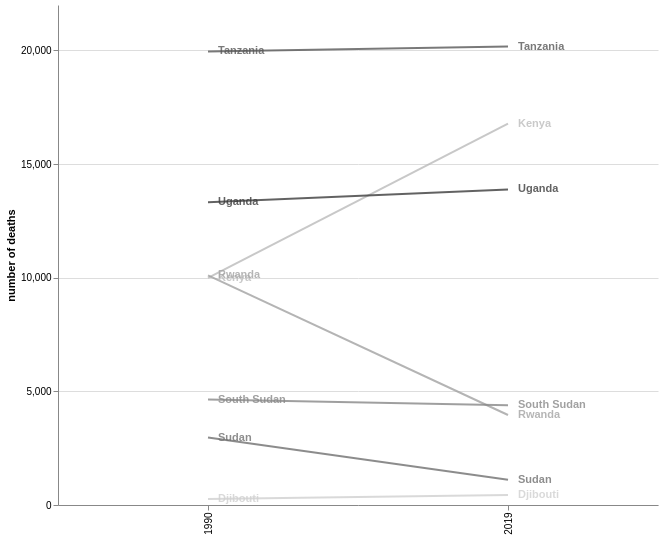

Notebook cell for this chart:
### Code cell
ea_deaths = alt.Chart(ea_tb_deaths[(ea_tb_deaths.Year == ea_tb_deaths.Year.min()) | (ea_tb_deaths.Year == ea_tb_deaths.Year.max())]).mark_line().encode(
    alt.X('Year:O', title=""),
    alt.Y('TB Deaths', title="number of deaths", axis=alt.Axis(tickCount=4)),
    alt.Color('Entity:N', scale=alt.Scale(scheme="greys"), legend=None),
    alt.OpacityValue(0.8)).properties(width={"step":300},height=500)

labelna = ea_deaths.mark_text(dx=10, dy=0, align='left', baseline='middle', fontWeight='bold').encode(text="Entity:N")
#label = slope.mark_text(dx=10, dy=0, align='left', baseline='middle').encode(text="value:Q")

(ea_deaths + labelna).properties().configure_view(stroke=None)#.save('charts/east_africa_tb_deaths_slope.html')

### Figure 1 — Vega-Lite specification as saved in the notebook (floating-point values rounded to 4 significant figures)
{"config": {"view": {"continuousWidth": 300, "continuousHeight": 300, "stroke": null}}, "layer": [{"mark": {"type": "line"}, "encoding": {"color": {"field": "Entity", "legend": null, "scale": {"scheme": "greys"}, "type": "nominal"}, "opacity": {"value": 0.8}, "x": {"field": "Year", "title": "", "type": "ordinal"}, "y": {"axis": {"tickCount": 4}, "field": "TB Deaths", "title": "number of deaths", "type": "quantitative"}}}, {"mark": {"type": "text", "align": "left", "baseline": "middle", "dx": 10, "dy": 0, "fontWeight": "bold"}, "encoding": {"color": {"field": "Entity", "legend": null, "scale": {"scheme": "greys"}, "type": "nominal"}, "opacity": {"value": 0.8}, "text": {"field": "Entity", "type": "nominal"}, "x": {"field": "Year", "title": "", "type": "ordinal"}, "y": {"axis": {"tickCount": 4}, "field": "TB Deaths", "title": "number of deaths", "type": "quantitative"}}}], "data": {"name": "data-c08cdf1ddd870c062c775d9529b306c5"}, "height": 500, "width": {"step": 300}, "$schema": "https://vega.github.io/schema/vega-lite/v6.4.1.json", "datasets": {"data-c08cdf1ddd870c062c775d9529b306c5": [{"Entity": "Djibouti", "Year": 1990, "TB Deaths": 265}, {"Entity": "Djibouti", "Year": 2019, "TB Deaths": 437}, {"Entity": "Kenya", "Year": 1990, "TB Deaths": 9991}, {"Entity": "Kenya", "Year": 2019, "TB Deaths": 16781}, {"Entity": "Rwanda", "Year": 1990, "TB Deaths": 10100}, {"Entity": "Rwanda", "Year": 2019, "TB Deaths": 3960}, {"Entity": "South Sudan", "Year": 1990, "TB Deaths": 4638}, {"Entity": "South Sudan", "Year": 2019, "TB Deaths": 4387}, {"Entity": "Sudan", "Year": 1990, "TB Deaths": 2970}, {"Entity": "Sudan", "Year": 2019, "TB Deaths": 1110}, {"Entity": "Tanzania", "Year": 1990, "TB Deaths": 19959}, {"Entity": "Tanzania", "Year": 2019, "TB Deaths": 20170}, {"Entity": "Uganda", "Year": 1990, "TB Deaths": 13319}, {"Entity": "Uganda", "Year": 2019, "TB Deaths": 13886}]}}
